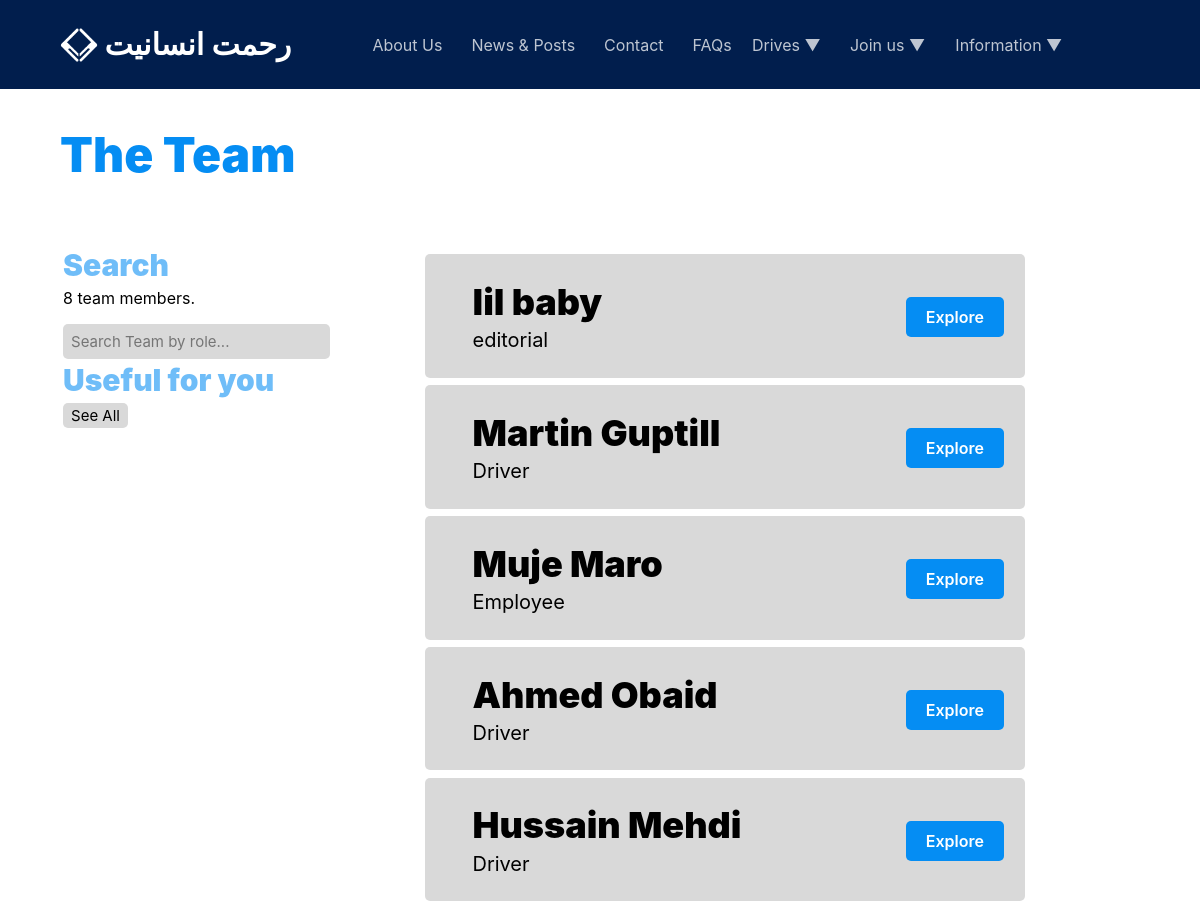
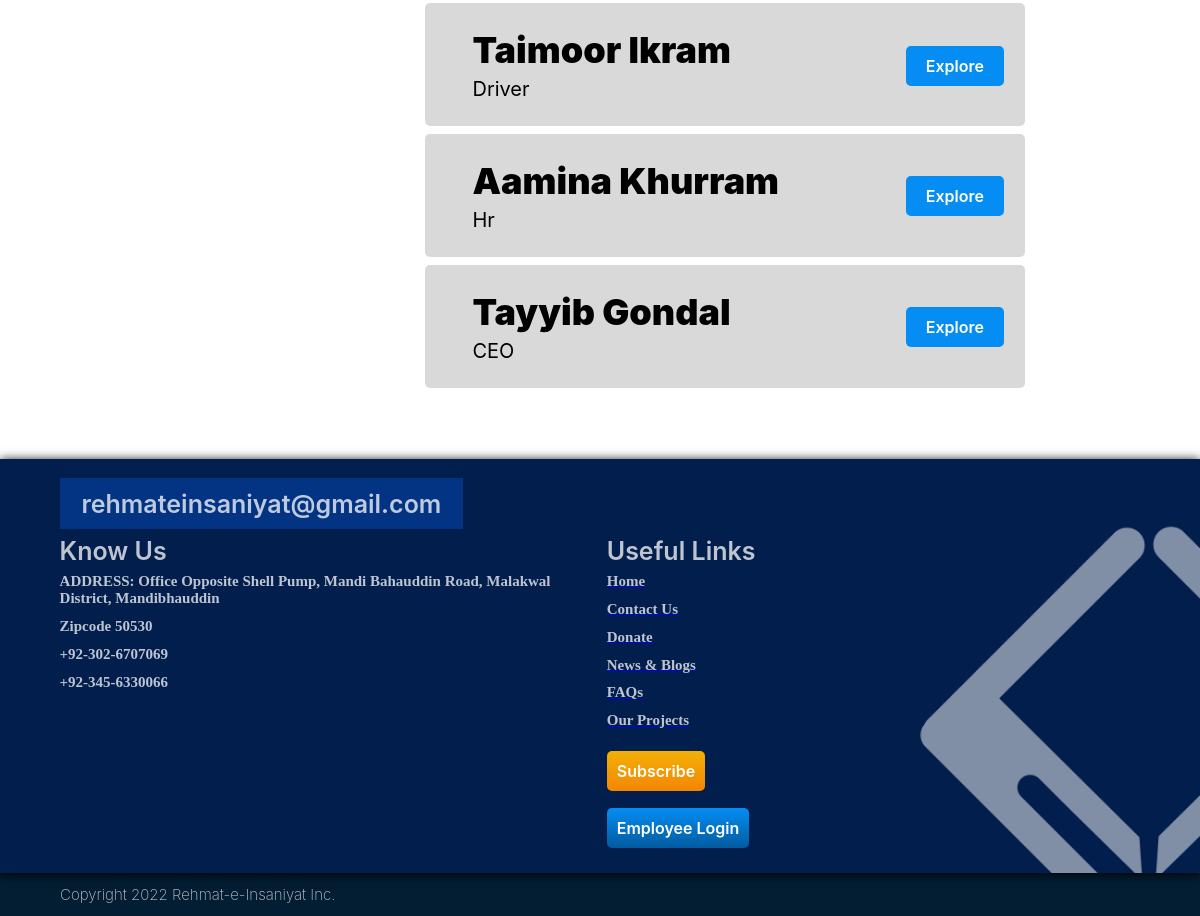
The app's page /our-team with its own data (2 pictures, top to bottom).
### employees/models.py (models this page shows, shortened)
class Employee(AbstractBaseUser, PermissionsMixin):
    first_name = models.CharField(max_length=150)
    last_name = models.CharField(max_length=150)
    username = models.CharField(max_length=250, unique=True)
    email = models.EmailField(_('email address'), unique=True)
    role = models.CharField(max_length=100)
    description = models.TextField(null=True, blank=True)
    available = models.BooleanField(default=True)
    is_staff = models.BooleanField(default=False)
    is_superuser = models.BooleanField(default=False)
    is_active = models.BooleanField(default=True)
    date_joined = models.DateTimeField(default=timezone.now)
    USERNAME_FIELD = 'email'
    REQUIRED_FIELDS = ['role', 'username']
    objects = CustomUserManager()
    class Meta:
        ordering = ["-id"]

### visitor/views.py (the view)
# urls.py: path('our-team', views.team, name='vis-team'),
def team(request):
    faqs = FAQ.objects.all().order_by('-id')[:4]
    drives = Drive.objects.all().order_by('-id')[:4]
    if request.GET.get('q') != None:
        q = request.GET.get('q')
    else:
        q = ''
    team = Employee.objects.filter(
        Q(role__icontains=q)
        )
    team_count = team.count()
    context = {
        'team': team,
        'team_count': team_count,
        'faqs': faqs,
        'drives': drives,
    }
    return render(request, 'visitor/team.html', context)

### visitor/templates/visitor/team.html
{% extends 'main.html' %}
{% block content %}
<div class="pg_head_container">
  <element class="pg_head">The Team</element>
</div>
<table id="pg_divider" style="margin: 5%; width:90%">
  <tr>
      <td width=30% style="vertical-align: top; padding-right: 5%;">
          <element class="subhead">Search</element>
          <element class="pg_txt">{{ team_count }} team members.</element>
          <form method="GET" action="{% url 'vis-team' %}">
              <input class="usr_rect" type="search" name="q" placeholder="Search Team by role...">
          </form>
          <element class="subhead">Useful for you</element>
          <a href="{% url 'vis-team' %}"><button class="pst_filter">See All</button></a>
      </td>
      <td width="70%">
          {% for employee in team %}
          <table class="pst_container" style="width: 80%; margin-left: 5%;">
              <tr width=100%>
                  <td width=85%>
                      <div class="pst_title">{{ employee.first_name }} {{ employee.last_name }}</div>
                      <element class="pst_txt" style="padding-bottom: 0%;">{{ employee.role }}</element>
                  </td>
                  <td>
                      <a href="{% url 'vis-profile' employee.id %}"><button class="blue_button">Explore</button></a>
                  </td>
              </tr>
          </table>
          {% endfor %}
      </td>
  </tr>
</table>
{% endblock content %}

### static/css/blue_btn.css (style rules this page uses)
.blue_button { position: relative; margin-top: 2%; left: 5%; border-radius: 5px; font-family: "Inter SemiBold"; width: fit-content; padding: 10px; padding-left: 20px; padding-right: 20px; border: 0px; font-size: 16px; color: white; background-color: #058DF3; vertical-align: middle; margin-right: 5%; text-align: center; transition-duration: 0.25s; }

### static/css/page_header.css (style rules this page uses)
.pg_head_container { width: 30%; margin-left: 5%; font-size: 20px; position: relative; vertical-align: middle; }
.pg_head { margin-top: 10%; display: block; color: #058DF3; font-family: 'Inter Black'; font-size: 48px; }
.pg_txt { margin-top: 1%; margin-bottom: 5%; color: black; display: block; font-family: 'Inter'; }

### static/css/extra_txtfx.css (style rules this page uses)
.subhead { position: relative; color: #058cf393; top: 0%; padding-bottom: 1%; font-family: "Inter Black"; display: block; opacity: 100%; font-weight: bolder; font-size: 30px; }

### static/css/post.css (style rules this page uses)
.pst_container { padding: 3%; margin-top: 1%; width: 100%; display: block; background-color: rgb(180, 180, 180, 0.5); border-radius: 5px; margin-bottom: 1%; }
.pst_title { padding-left: 5%; position: relative; display: block; font-family: 'Inter Black'; font-size: 36px; width: 70%; }
.pst_txt { width: 90%; padding-left: 5%; padding-bottom: 3%; margin-top: 1%; position: relative; display: block; font-family: 'Inter'; font-size: 20px; }
.pst_filter { font-size: 15px; font-family: 'Inter'; padding: 1%; padding-left: 3%; padding-right: 3%; margin-top: 1%; margin-bottom: 1%; border: 0px; border-radius: 5px; background-color: #D9D9D9; display: inline-block; color: rgba(0, 0, 0, 1); width: fit-content; }

### static/css/user_fields.css (style rules this page uses)
.usr_rect { width: 100%; font-size: 15px; font-family: 'Inter'; padding: 3%; margin-top: 1%; margin-bottom: 1%; border: 0px; border-radius: 5px; background-color: #D9D9D9; color: rgba(0, 0, 0, 0.50); height: fit-content; }

### records on screen
Employee: first_name "lil", last_name "baby", role "editorial"
Employee: first_name "Martin", last_name "Guptill", role "Driver"
Employee: first_name "Muje", last_name "Maro", role "Employee"
Employee: first_name "Ahmed", last_name "Obaid", role "Driver"
Employee: first_name "Hussain", last_name "Mehdi", role "Driver"
Employee: first_name "Taimoor", last_name "Ikram", role "Driver"
Employee: first_name "Aamina", last_name "Khurram", role "Hr"
Employee: first_name "Tayyib", last_name "Gondal", role "CEO"

### other values on screen
{{ team_count }} "8"
